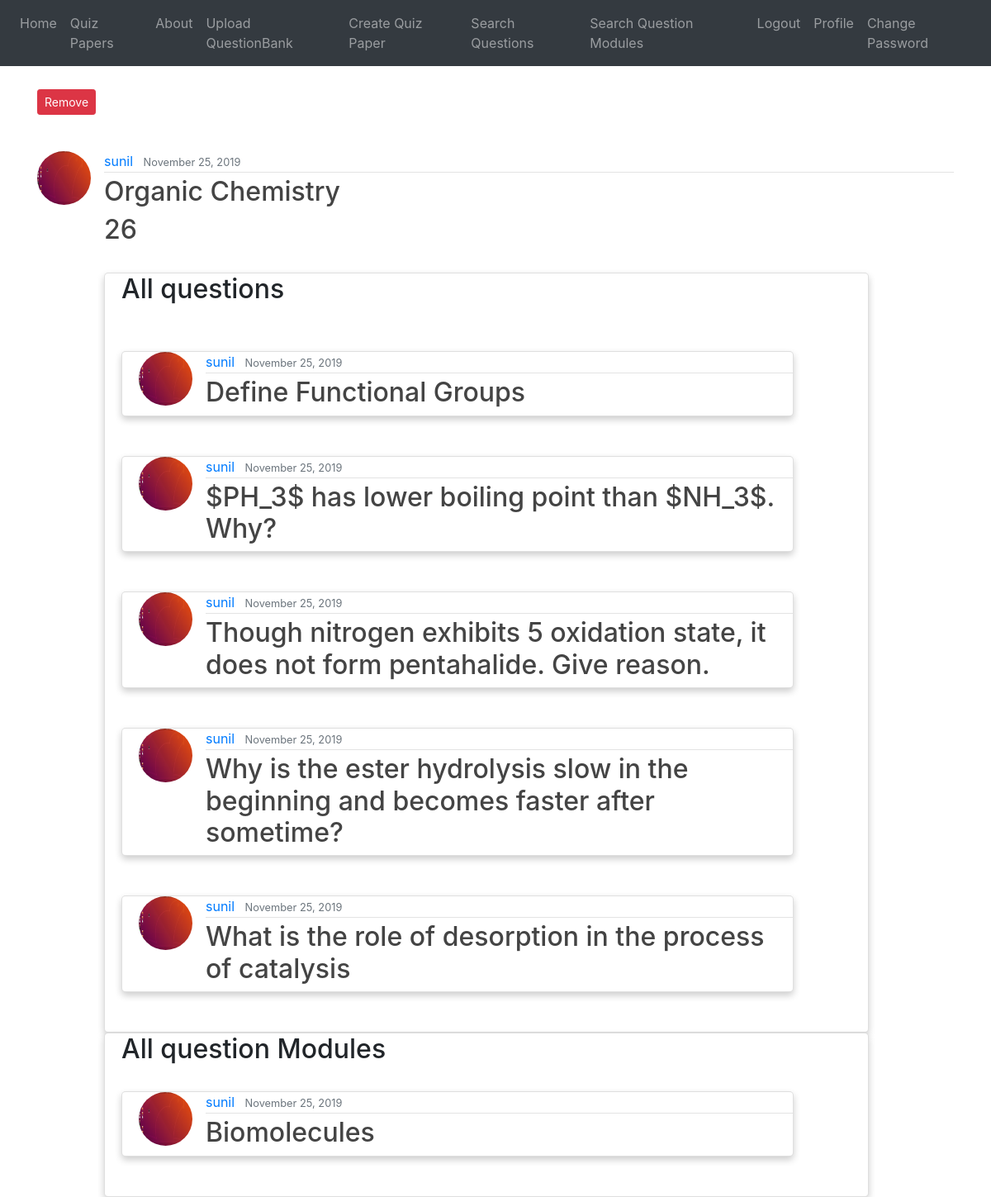
Screenshot of /post/qp/qm/10/?quiz=4 (signed in) with the database file from the repository.
### blog/models.py (models this page shows, shortened)
class QuestionModule(models.Model):
    statement = models.TextField()
    marks = models.PositiveIntegerField()
    parent = models.PositiveIntegerField()
    isRoot = models.IntegerField()
    date_posted = models.DateTimeField(default=timezone.now)
    author = models.ForeignKey(User, on_delete=models.CASCADE)
    formfield_overrides = {
        models.TextField: {'widget': Textarea(attrs={'rows': 4, 'cols': 40})}
    }

class Question(models.Model):
    date_posted = models.DateTimeField(default=timezone.now)
    author = models.ForeignKey(User, on_delete=models.CASCADE) #If the user is deleted, its post will also be deleted
    statement = models.TextField()
    answer = models.TextField(blank=True, null=True)
    marks = models.PositiveIntegerField()
    chapter_tag = models.CharField(max_length=1000)
    section_tag = models.CharField(max_length=1000)
    parent = models.PositiveIntegerField(null=True)
    isRoot = models.IntegerField()
    difficulty_Choices = (("Easy","Easy"),("Medium", "Medium"), ("Hard","Hard"))
    difficulty = models.CharField(max_length=9, choices=difficulty_Choices, default="Medium")
    formfield_overrides = {
        models.CharField : {'widget': TextInput(attrs={'size':20})},
        models.TextField : {'widget': Textarea(attrs={'rows':4, 'cols':40})}
    }

### users/models.py (models this page shows, shortened)
class Profile(models.Model):
    user = models.OneToOneField(User, on_delete=models.CASCADE)
    image = models.ImageField(default='default.jpg', upload_to='profile_pics',
                              validators=[FileExtensionValidator(allowed_extensions=['jpg', 'png'])])

### blog/views.py (the view)
# urls.py: path('post/qp/qm/<int:pk>/', QuestionModuleDetailViewQuiz.as_view(), name='moduleQuiz-detail'),
class QuestionModuleDetailViewQuiz(DetailView):
    model = QuestionModule
    template_name = 'blog/quizquestionmodule_detail.html'
    def get_context_data(self, **kwargs):
        context = super().get_context_data(**kwargs)
        context['title'] = "Question Module Details"
        context['qs'] = Question.objects.all()
        context['qms'] = QuestionModule.objects.all()
        return context

### blog/templates/blog/quizquestionmodule_detail.html (shortened to what this page needs)
{% extends "blog/base.html" %}
{% block content %}
<br>
{% if object.author == user %}
        <div class="form-group">
                    <a id="link" class="btn btn-danger btn-sm mt-1 mb-1" href="{% url 'remove' %}">Remove</a>
        </div>
      {% endif %}
<br>
  <article class="media content-section">
    <img class="rounded-circle article-img" width="10%" height="10%" src="{{ object.author.profile.image.url }}">
    <div class="media-body">
      <div class="article-metadata">
        <a class="mr-2" href="{{ request.scheme }}://{{ request.get_host }}{% url 'profile' %}">{{ object.author }}</a>
        <small class="text-muted">{{ object.date_posted|date:"F d, Y" }}</small>
        </div>
      <h2 class="article-title">{{ object.statement }}</h2>
      <h2 class="article-title">{{ object.marks }} </h2>
      <br>
      <div class="card">
      <h2>All questions</h2>
      <br><br>
    <div>
      {% for post in qs %}
        {% if post.author == user and post.parent == object.id and not post.isRoot  %}
      <div class="card">
        <article class="media content-section">
          <img class="rounded-circle article-img" width="10%" height="10%" src="{{ post.author.profile.image.url }}">
          <div class="media-body">
            <div class="article-metadata">
              <a class="mr-2" href="#">{{ post.author }}</a>
              <small class="text-muted">{{ post.date_posted|date:"F d, Y" }}</small>
            </div>
            <h2><a  class="article-title" href="{% url 'postQuiz-detail' post.id %}?quiz=not">{{ post.statement }}</a></h2>
          </div>
        </article>
      </div>
      <br><br>
        {% endif %}
    {% endfor %}
    </div>
      </div>
      <div class="card">
    <h2>All question Modules</h2>
      <br>
    <div>
      {% for post in qms %}
        {% if post.author == user and post.parent == object.id and not post.isRoot  %}
      <div class="card">
        <article class="media content-section">
          <img class="rounded-circle article-img" width="10%" height="10%" src="{{ post.author.profile.image.url }}">
          <div class="media-body">
            <div class="article-metadata">
              <a class="mr-2" href="#">{{ post.author }}</a>
              <small class="text-muted">{{ post.date_posted|date:"F d, Y" }}</small>
            </div>
            <h2><a  class="article-title" href="{% url 'moduleQuiz-detail' post.id %}?quiz=not">{{ post.statement }}</a></h2>
          </div>
        </article>
      </div>
      <br><br>
        {% endif %}
    {% endfor %}
    </div>
      </div>
      </div>
        </article>
</div>
{% endblock content %}

### blog/templates/blog/base.html (style rules this page uses)
.article-title { color: #444444; }
.article-img { height: 65px; width: 65px; margin-right: 16px; }
.article-metadata { padding-bottom: 1px; margin-bottom: 4px; border-bottom: 1px solid #e3e3e3 }
.card { box-shadow: 0 4px 8px 0 rgba(0,0,0,0.2); transition: 0.3s; width: 90%; border-radius: 5px; padding-left : 20px; }

### rows the page displays
QuestionModule: author.profile.image (picture), author "sunil", date_posted "November 25, 2019", statement "Organic Chemistry", marks "26"
Question: author.profile.image (picture), author "sunil", date_posted "November 25, 2019", statement "Define Functional Groups"
Question: author.profile.image (picture), author "sunil", date_posted "November 25, 2019", statement "$PH_3$ has lower boiling point than $NH_3$. Why?"
Question: author.profile.image (picture), author "sunil", date_posted "November 25, 2019", statement "Though nitrogen exhibits 5 oxidation state, it does not form pentahalide. Give reason."
Question: author.profile.image (picture), author "sunil", date_posted "November 25, 2019", statement "Why is the ester hydrolysis slow in the beginning and becomes faster after sometime?"
Question: author.profile.image (picture), author "sunil", date_posted "November 25, 2019", statement "What is the role of desorption in the process of catalysis"
QuestionModule: author.profile.image (picture), author "sunil", date_posted "November 25, 2019", statement "Biomolecules"
